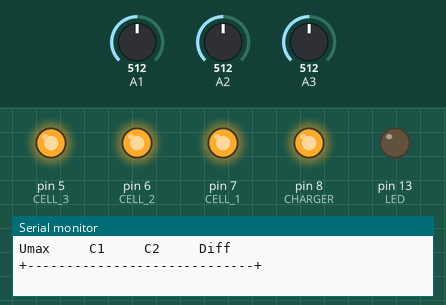
Recording of a sketch running on a simulated Arduino Uno, built with avr-gcc and run on an emulated ATmega328P. Parts: output pins drawn as LEDs (lit = HIGH), the last lines printed to the serial monitor. Dashed ring = blinking. The inputs (shaded band) are chosen by the test bench; at power-on: A1 = 512, A2 = 512, A3 = 512.

Above: at 0.1 s.
3.3 s: A1 set to 686
At 4.8 s:
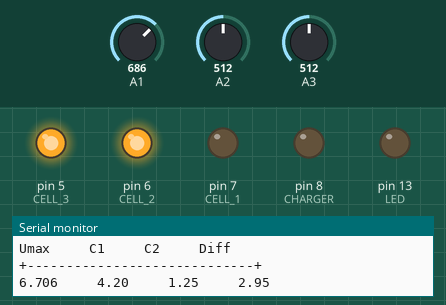
6.3 s: A1 set to 714
At 7.4 s:
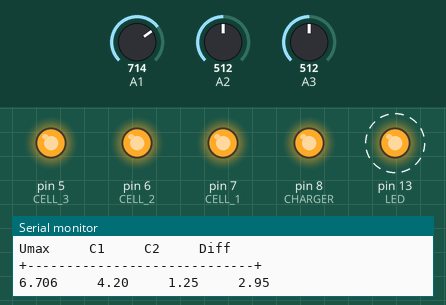
9.3 s: A2 set to 526
At 10.21 s:
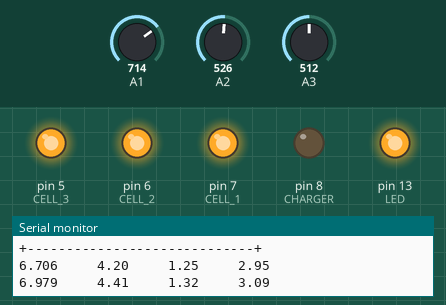
12.3 s: A2 set to 553
Timing chart, 0 to 16.3 s (numbered marks = the images above; inputs shaded):
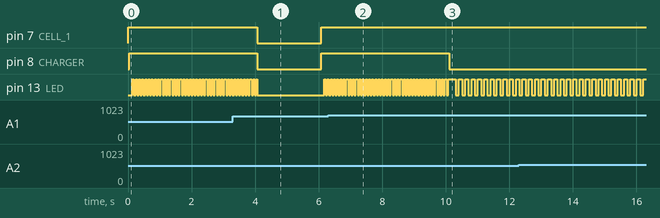

Measured:
- the behaviour switches between 701 and 702 on A1 (found by bisection; images 1 and 2)
- by itself, pin 13 (LED): alternates HIGH for 0.10 s and LOW for 0.10 s

The sketch:

sterownik_read_exec.ino
```cpp
#include "soc.h"
#include "charger.h"

void reading();
void serialPrint();
void measure();

float A,B,C = 0;
float diff;
float U1,U2;
unsigned long int a,b,c=0;

float Ubal  = 4.20;   // 4.20 for LiPol
float Uem   = 4.35;  // 4.30
float Uthre = 0.02; // 0.01 default

float maxVoltage = 5.00;
float Ratio=2.00;
int d = 128;
int precision = 2; //decimal precision

float C1[2]={0,0};
float C2[2]={0,0};
float threshold = 0.010;
int t = 2000;   //ballancing time

/**********************************************************************/

void setup()
{
 Serial.begin(115200);

 set_up();
 reading();

Serial.print("Umax");
Serial.print("  \t ");Serial.print( "C1" );Serial.print("  \t ");Serial.print( "C2" );Serial.print("  \t ");Serial.println( "Diff" );
Serial.println("+-----------------------------+");

   if(U1<Ubal && U2<Ubal) charge();
   if(U1>Ubal || U2>Ubal) off_emergency();
}

void loop()
{
 charge();
 reading();
 measure();

 if(U1>Uem || U2>Uem) off_emergency();

 if(U1 > Ubal || U1 - U2 > Uthre){ cell_1(); delay(t); charge(); }
 if(U2 > Ubal || U2 - U1 > Uthre){ cell_2(); delay(t); charge(); }

}

/**********************************************************************/

void reading()
{

for(int i=0; i<d; i++){a+=analogRead(A1);} A=a/d/1023.00*maxVoltage;
for(int i=0; i<d; i++){b+=analogRead(A2);} B=b/d/1023.00*maxVoltage;
for(int i=0; i<(d/2); i++){c+=analogRead(A3);} C=c/d/1023.00*maxVoltage;

C1[1] = A*Ratio-B;
C2[1] = B-C;
if(abs(C1[1]-C1[0])>threshold){  C1[0] = C1[1];  }
if(abs(C2[1]-C2[0])>threshold){  C2[0] = C2[1];  }

diff= abs(C2[0]-C1[0]);

U1=C1[0];
U2=C2[0];
a=b=c=0;
}

void serialPrint()
{
Serial.print("Umax: ");
Serial.print(  A*Ratio,  3  ); Serial.print("  \t ");
Serial.print(" SOC = ");Serial.print(soc(A));Serial.print(" %");Serial.print("  \t ");

Serial.print(  "  Cell 1:  "  );
Serial.print(  C1[0], precision     ); Serial.print("   ");Serial.print( abs((C1[0]-C1[1])*1000),0  ); Serial.print("    \t ");
Serial.print(  "  Cell 2:  "  );
Serial.print(  C2[0], precision     ); Serial.print("   ");Serial.print( abs((C1[0]-C1[1])*1000),0  ); Serial.print("    \t ");

Serial.print(  "diff: "  );
Serial.print(  diff, 2   );

if((C2[1]-C1[1])>0)
    {
      if((C2[1]-C1[1]) > Uthre) {Serial.print( "   Ballance: Cell_2" );}else{Serial.print( "   Ballance: no ballance"   );}
    }
    else
    {
      if((C1[1]-C2[1]) > Uthre) {Serial.print( "   Ballance: Cell_1" );}else{Serial.print( "   Ballance: no ballance"   );}
    }
Serial.println();
}

void measure()
{
Serial.print(A*Ratio,  3);
Serial.print("  \t ");Serial.print(  C1[0], precision     );
Serial.print("  \t ");Serial.print(  C2[0], precision     );
Serial.print("  \t ");Serial.print(  diff, 2  );
Serial.println();
}
```

charger.h
```cpp
#define  CHARGER    8    // IN4
#define  CELL_1     7    // IN2
#define  CELL_2     6    // IN1
#define  CELL_3     5    // IN1

#define  LED        13

#define  OFF        HIGH // neg
#define  ON         LOW  // neg

void set_up();
void charge();
void cell_1();
void cell_2();
void off();
void off_emergency();
void on();

/*----------------------------------------*/

void set_up()
             {
  digitalWrite(LED, 1);
  pinMode(CHARGER, OUTPUT);
  pinMode(CELL_1,  OUTPUT);
  pinMode(CELL_2,  OUTPUT);
  pinMode(CELL_3,  OUTPUT);
  pinMode(LED,  OUTPUT);
  off();
             }

void charge(){
  digitalWrite(CHARGER, !ON);
  digitalWrite(CELL_1,  OFF);
  digitalWrite(CELL_2,  OFF);

  for(int i=0; i<20; i++){
  delay(50);
  digitalWrite(LED, 0);
  delay(50);
  digitalWrite(LED, 1);
  }
}

void cell_1(){
  digitalWrite(CHARGER, !OFF);digitalWrite(LED, 0);
  digitalWrite(CELL_1,  ON);
  digitalWrite(CELL_2,  OFF);
  digitalWrite(LED, 0);

}

void cell_2(){
  digitalWrite(CHARGER, !OFF);
  digitalWrite(CELL_1,  OFF);
  digitalWrite(CELL_2,  ON);
  digitalWrite(LED, 0);
}

void off(){
  digitalWrite(CHARGER, !OFF);
  digitalWrite(CELL_1,  OFF);
  digitalWrite(CELL_2,  OFF);
  digitalWrite(CELL_3,  OFF);
  digitalWrite(LED, 0);
}
void off_emergency(){
  while(1)
  {
  digitalWrite(CHARGER, !OFF);
  digitalWrite(CELL_2,  OFF);
  digitalWrite(CELL_1,  OFF);
  digitalWrite(CELL_3,  OFF);
  delay(100);
  digitalWrite(LED, 1);
  delay(100);
  digitalWrite(LED, 0);
  }
}
void on(){ /* BE CAREFULL */
  digitalWrite(CHARGER, !ON);
  digitalWrite(CELL_1,  ON);
  digitalWrite(CELL_2,  ON);
  digitalWrite(CELL_3,  ON);
  digitalWrite(LED, 1);
}
```

soc.h
```cpp
//Funkcji podać napięcie OCV (Open Circuit Voltage ) ogniwa LiIon

//Funkcja w przypadku :

// >napięcia za wysokiego zwraca '255'
// >napiecia za niskiego  zwraca '000'
// >napiecia operacyjnego LiIon  '0' do '100' % pojemności jako liczba całkowita (int)

// WJQ 22/06/16

int soc(float U){
  if(U < 3.27) return 0;
  if(U < 3.30) return 1;
  if(U < 3.44) return 3;
  if(U < 3.61) return 5;
  if(U < 3.65) return 8;
  if(U < 3.69) return 10;
  if(U < 3.70) return 13;
  if(U < 3.71) return 15;
  if(U < 3.72) return 18;
  if(U < 3.73) return 20;
  if(U < 3.74) return 23;
  if(U < 3.75) return 25;
  if(U < 3.76) return 28;
  if(U < 3.77) return 30;
  if(U < 3.78) return 33;
  if(U < 3.79) return 35;
  if(U < 3.80) return 38;
  if(U < 3.80) return 40;
  if(U < 3.81) return 43;
  if(U < 3.82) return 45;
  if(U < 3.83) return 48;
  if(U < 3.84) return 50;
  if(U < 3.85) return 53;
  if(U < 3.85) return 55;
  if(U < 3.86) return 58;
  if(U < 3.87) return 60;
  if(U < 3.89) return 63;
  if(U < 3.91) return 65;
  if(U < 3.93) return 68;
  if(U < 3.95) return 70;
  if(U < 3.97) return 73;
  if(U < 3.98) return 75;
  if(U < 4.00) return 78;
  if(U < 4.02) return 80;
  if(U < 4.05) return 83;
  if(U < 4.08) return 85;
  if(U < 4.10) return 88;
  if(U < 4.11) return 90;
  if(U < 4.13) return 93;
  if(U < 4.15) return 95;
  if(U < 4.18) return 98;
  if(U < 4.19) return 99;
  if(U < 4.20) return 100;
  if(U < 4.25) return 105;
  return 0xFF;
}

//OCV Można przeliczyć pod obciążeniem z równania  OCV = SEM +/-  I*R_wewnętrzne(SoC_approx)
```
